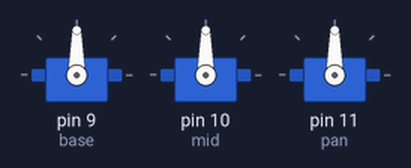
Simulated run of this sketch. Board: Arduino Uno, built with avr-gcc and run on an emulated ATmega328P. Parts: 3 × servo.

Above: at 0.1 s.
At 0.6 s:
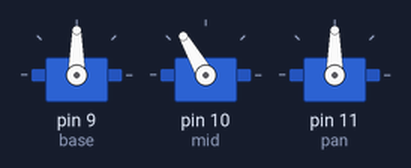
At 1.1 s:
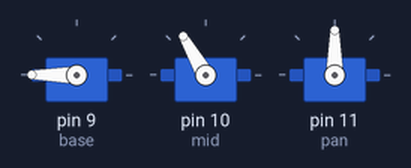
Timing chart, 0 to 2.6 s (numbered marks = the images above):
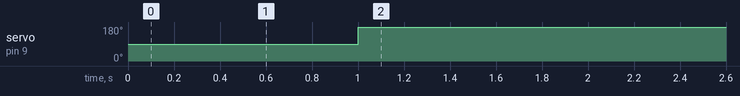

The sketch:

neck1.ino
```cpp
#include <Servo.h>
Servo base;
Servo mid;
Servo pan;
void setup(){
  base.attach(9);
  mid.attach(10);
  pan.attach(11);
  pan.write(90);
  delay(500);
  mid.write(120);
  delay(500);
  base.write(180);
}
void loop(){

}
```

Measured:
- by itself, servo on pin 9 (base): 90° → 180° at 1.0 s
